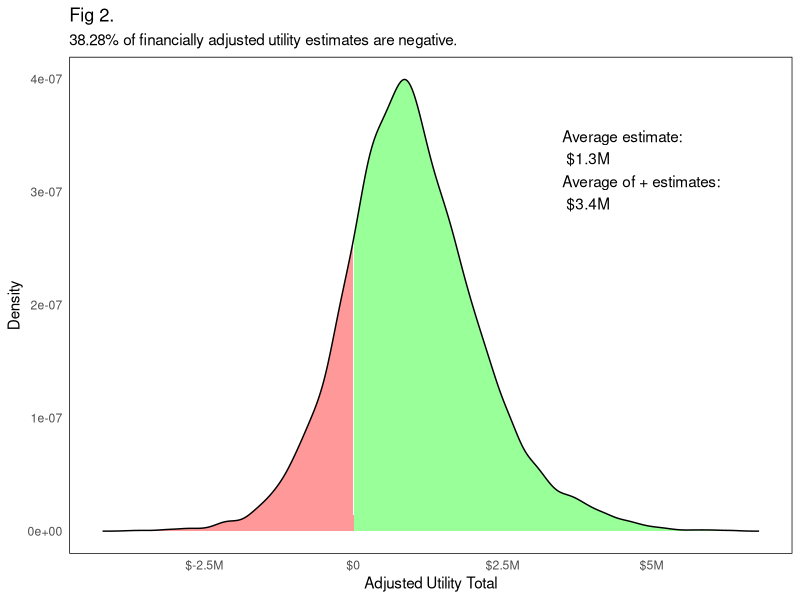

Recreate this plot in R. (Note: this script raises an error after producing the figure.)
set.seed(12345)

library(scales)
library(ggplot2)

# Parameters for Latham & White
t = c(1:10)           # expected tenure of staying in years
n = 470               # number selected
sdy = 16290           # standard deviation of job performance value
r1 = 0.40             # operational validity of the new selection program
r2 = 0                # operational validity of the old program
incremental_r = r1-r2 # incremental validity
sr = .33              # selection ratio
uxs = 1.09            # standard score on the selection program composite
c1 = 304.33           # cost per applicant of operating the new selection program
c2 = 0                # cost per applicant of operating the old selection program
c_diff = c1-c2        # added cost or cost savings from switching
vc = -0.35            # variable costs
tax = 0.63            # marginal tax rate
i = 0.11              # discount rate

# cost of operating the selection program
unadjusted_costs <- n*c_diff/sr

# unadjusted utility  
unadjusted_utility <- t*n*uxs*(r1-r2)*sdy-unadjusted_costs 

# unadjusted utility per selectee
uu_selectee <- unadjusted_utility/n

# unadjusted utility per selectee per year they stay
uu_selectee_ry <- unadjusted_utility/n/t

# break even value of SDy needed to recover costs (leave for Luis)

# Variables for adjustment
x1 = n               # cumulative number of total workers hired
x2 = 1/(1+i)^t       # discount factor
incremental_r=r1-r2  # procedure incremental validity
uxs = uxs            # standard score on the selection procedure
sdy = sdy            # SDy
vc = vc              # additional variable costs
tax = tax            # tax rate adjustment
n = n                # new hires
sr = sr              # selection rate
c_diff = c1 - c2     # cost difference between two procedures

# Function to calculate adjusted utility for a single cohort
adjusted_utility_cohort <- function(x1, x2, incremental_r, uxs, sdy, vc, tax, n, sr, c_diff, i, t) {
  return ((x1*x2*incremental_r*uxs*sdy*(1+vc)*(1-tax))-((n/sr)*c_diff*(1-tax)*(1/(1+i)^(t-1))))
}

# Calculate adjusted utility for each year of the program's operation
adjusted_utility_total = 0
for (year in 1:t) {
  adjusted_utility_total = adjusted_utility_total + adjusted_utility_cohort(n, x2, incremental_r, uxs, sdy, vc, vc, tax, n, c_diff, i, year)
}

# output
dollar(mean(unadjusted_utility))
dollar(uu_selectee)
dollar(uu_selectee_ry)
dollar(mean(adjusted_utility_total))

# factor in the spread of potential operational validity coefficients of switching from structured to unstructured interviews
# build distributions
# Parameters
mean1 <- 0.42 # stuctured interview operational validity
sd1 <- 0.19
mean2 <- 0.19 # unstructured interview operational validity
sd2 <- 0.16

# Mean and standard deviation of the difference
mean_diff <- mean1 - mean2
sd_diff <- round(sqrt(sd1^2 + sd2^2),2)

# Create a sequence of x values
x <- seq(-1, 1, length.out = 1000)

# Create data frames for each distribution
df1 <- data.frame(x = x, y = dnorm(x, mean1, sd1), type = 'Structured Interviews')
df2 <- data.frame(x = x, y = dnorm(x, mean2, sd2), type = 'Unstructured Interviews')
df_diff <- data.frame(x = x, y = dnorm(x, mean_diff, sd_diff), type = 'Difference')

# convert df_diff to useful metric of 10,000 cases
incremental_r <- rnorm(10000, mean_diff, sd_diff)

# unadjusted utility  
unadjusted_utility <- t*n*uxs*(incremental_r)*sdy-unadjusted_costs 

# Calculate adjusted utility for each year of the program's operation
adjusted_utility_total = 0
for (year in 1:t) {
  adjusted_utility_total = adjusted_utility_total + adjusted_utility_cohort(n, x2, incremental_r, uxs, sdy, vc, vc, tax, n, c_diff, i, year)
}

# Create a data frame for the plot
adjusted_utility_df <- data.frame(Adjusted_Utility_Total = adjusted_utility_total)

# Calculate density
density_df <- data.frame(Adjusted_Utility_Total = density(adjusted_utility_df$Adjusted_Utility_Total)$x,
                         Density = density(adjusted_utility_df$Adjusted_Utility_Total)$y)

# Create new variable for fill based on whether x is negative or positive
density_df$Fill <- ifelse(density_df$Adjusted_Utility_Total < 0, "Negative", "Positive")

# Create a function for formatting axis labels
dollar_format2 <- function(x) {
  ifelse(abs(x) >= 1e6, paste0("$", round(x/1e6, 1), "M"), 
         ifelse(abs(x) >= 1e3, paste0("$", round(x/1e3, 1), "K"), 
                paste0("$", round(x, 1))))
}

# Calculate percentage of estimates that are negative
pct_negative <- round(sum(density_df$Adjusted_Utility_Total < 0) / length(density_df$Adjusted_Utility_Total) * 100, 2)

# Calculate average utility estimate
avg_utility_estimate <- round(mean(density_df$Adjusted_Utility_Total), 2)

# get the positive value
positive_utility_df <- density_df[density_df$Adjusted_Utility_Total > 0,]
avg_positive_utility <- mean(positive_utility_df$Adjusted_Utility_Total)
dollar(avg_positive_utility)

# build plot
ggplot(density_df, aes(x = Adjusted_Utility_Total, y = Density)) + 
  geom_area(aes(fill = Fill), alpha=0.4) +
  scale_fill_manual(values = c("Negative" = "red", "Positive" = "green")) +
  geom_line(color="black") +
  scale_x_continuous(labels = dollar_format2) +
  labs(title = "Fig 2.", 
       subtitle = paste0(pct_negative, "% of financially adjusted utility estimates are negative."),
       x = "Adjusted Utility Total", 
       y = "Density") +
  theme_minimal() +
  theme(panel.grid.major = element_blank(),
        panel.grid.minor = element_blank(),
        panel.background = element_rect(fill = "white"),
        plot.title = element_text(hjust = 0),
        plot.subtitle = element_text(hjust = 0, color = "black")) +
  annotate("text", x = quantile(density_df$Adjusted_Utility_Total, 0.7), y = max(density_df$Density)*0.85, 
           label = paste("Average estimate:\n", dollar_format2(avg_utility_estimate)), hjust = 0) +
  annotate("text", x = quantile(density_df$Adjusted_Utility_Total, 0.7), y = max(density_df$Density)*0.75, 
           label = paste("Average of + estimates:\n", dollar_format2(avg_positive_utility)), hjust = 0) +
  guides(fill=FALSE)  # Remove legend


# Calculate adjusted utility for each year of the program's operation and record the parameter values
adjusted_utility_df <- data.frame()
for (year in 1:t) {
  for(i in 1:length(incremental_r)){
    adjusted_utility <- adjusted_utility_cohort(n, x2, incremental_r[i], uxs, sdy, vc, vc, tax, n, c_diff, i, year)
    adjusted_utility_df <- rbind(adjusted_utility_df, data.frame(Year = year, Adjusted_Utility = adjusted_utility, N = n, X2 = x2, Incremental_r = incremental_r[i], Uxs = uxs, Sdy = sdy, Vc = vc, Tax = tax, C_diff = c_diff, I = i))
  }
}

# use machine learning to identify predictors of negative utility.
library(randomForest)

# Create a binary response variable: is the adjusted utility negative?
adjusted_utility_df$Negative_Utility <- ifelse(adjusted_utility_df$Adjusted_Utility < 0, 1, 0)

# Run the random forest model
rf_model <- randomForest(Negative_Utility ~ . - Adjusted_Utility, data = adjusted_utility_df, importance = TRUE)

# Display the importance of each variable
importance(rf_model)

#### FIND MINIMUM INCREMENTAL R TO YIELD POSITIVE RESULT

# Initialize an empty vector to store incremental_r values and corresponding utility
results <- data.frame(Incremental_r = numeric(), Utility = numeric())

# Loop over incremental_r values
for (incremental_r in seq(-1, 1, by = 0.01)) {
  
  # Calculate adjusted utility total for current incremental_r
  adjusted_utility_total = 0
  for (year in 1:t) {
    adjusted_utility_total = adjusted_utility_total + adjusted_utility_cohort(n, x2, incremental_r, uxs, sdy, vc, vc, tax, n, c_diff, i, year)
  }
  
  # Add the current incremental_r and its corresponding utility to the results
  results <- rbind(results, data.frame(Incremental_r = incremental_r, Utility = adjusted_utility_total))
}

# Find the minimum incremental_r that yields a positive utility
min_inc_r_positive_utility <- min(results$Incremental_r[results$Utility > 0])

min_inc_r_positive_utility
